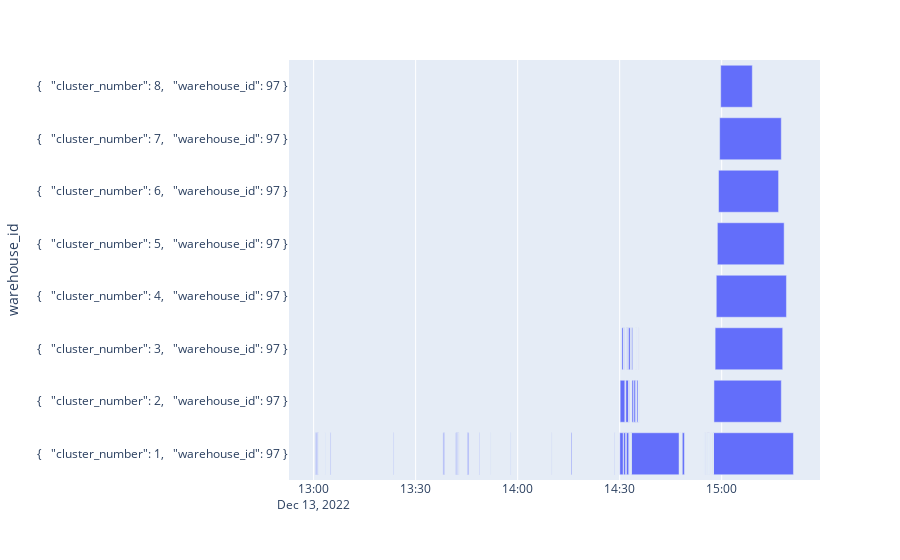

The code cell stored with this chart in its notebook:
### Code cell
import plotly.express as px
fig = px.timeline(cqe.sort_values('warehouse_id'), y='warehouse_id', x_start="era_start", x_end="era_end")
# fig.update_layout(
#     xaxis_range=[cqe.era_start.min(), cqe.era_end.max()]  # Specify your desired minimum and maximum range
# )
fig.show()

### Figure 1 — Plotly figure (JSON) as saved in the notebook; plotly's stock layout.template omitted (floating-point values rounded to 4 significant figures)
{"data": [{"alignmentgroup": "True", "base": ["2022-12-13T14:47:53.060000-08:00", "2022-12-13T13:01:24.050000-08:00", "2022-12-13T13:01:12.148000-08:00", "2022-12-13T14:47:54.836000-08:00", "2022-12-13T14:28:27.080000-08:00", "2022-12-13T14:48:23.537000-08:00", "2022-12-13T14:31:45.222000-08:00", "2022-12-13T14:30:02.203000-08:00", "2022-12-13T14:47:46.089000-08:00", "2022-12-13T13:48:37.718000-08:00", "2022-12-13T13:41:58.149000-08:00", "2022-12-13T14:56:13.636000-08:00", "2022-12-13T13:45:34.112000-08:00", "2022-12-13T14:32:54.124000-08:00", "2022-12-13T13:01:00.075000-08:00", "2022-12-13T13:00:33.776000-08:00", "2022-12-13T14:55:54.508000-08:00", "2022-12-13T14:55:24.069000-08:00", "2022-12-13T14:33:16.377000-08:00", "2022-12-13T14:32:42.859000-08:00", "2022-12-13T13:42:10.847000-08:00", "2022-12-13T14:57:01.991000-08:00", "2022-12-13T14:57:00.300000-08:00", "2022-12-13T14:56:28.043000-08:00", "2022-12-13T13:38:19.102000-08:00", "2022-12-13T14:31:06.572000-08:00", "2022-12-13T14:57:01.178000-08:00", "2022-12-13T14:31:06.553000-08:00", "2022-12-13T13:52:01.119000-08:00", "2022-12-13T13:48:39.193000-08:00", "2022-12-13T13:45:13.104000-08:00", "2022-12-13T13:41:48.154000-08:00", "2022-12-13T13:42:40.023000-08:00", "2022-12-13T13:42:27.021000-08:00", "2022-12-13T13:01:18.151000-08:00", "2022-12-13T14:57:02.830000-08:00", "2022-12-13T14:47:48.405000-08:00", "2022-12-13T14:15:42.983000-08:00", "2022-12-13T14:57:30.052000-08:00", "2022-12-13T14:33:27.122000-08:00", "2022-12-13T14:31:46.343000-08:00", "2022-12-13T13:04:53.690000-08:00", "2022-12-13T14:57:34.755000-08:00", "2022-12-13T14:57:00.630000-08:00", "2022-12-13T14:55:17.928000-08:00", "2022-12-13T14:56:10.513000-08:00", "2022-12-13T14:32:51.325000-08:00", "2022-12-13T14:31:54.832000-08:00", "2022-12-13T14:55:47.725000-08:00", "2022-12-13T14:47:54.160000-08:00", "2022-12-13T13:00:44.766000-08:00", "2022-12-13T14:57:03.027000-08:00", "2022-12-13T14:31:47.589000-08:00", "2022-12-13T14:10:01.806000-08:00", "2022-12-13T14:47:46.852000-08:00", "2022-12-13T14:33:20.399000-08:00", "2022-12-13T13:45:06.483000-08:00", "2022-12-13T14:57:01.356000-08:00", "2022-12-13T14:56:25.927000-08:00", "2022-12-13T14:33:00.976000-08:00", "2022-12-13T13:01:22.475000-08:00", "2022-12-13T13:57:50.845000-08:00", "2022-12-13T14:31:48.007000-08:00", "2022-12-13T14:56:06.631000-08:00", "2022-12-13T14:57:02.223000-08:00", "2022-12-13T14:31:06.824000-08:00", "2022-12-13T14:55:58.026000-08:00", "2022-12-13T14:57:30.922000-08:00", "2022-12-13T14:33:16.802000-08:00", "2022-12-13T14:56:02.634000-08:00", "2022-12-13T13:23:23.758000-08:00", "2022-12-13T14:56:19.796000-08:00", "2022-12-13T13:42:38.872000-08:00", "2022-12-13T13:42:24.158000-08:00", "2022-12-13T14:33:09.775000-08:00", "2022-12-13T14:56:20.912000-08:00", "2022-12-13T14:33:17.007000-08:00", "2022-12-13T14:47:49.368000-08:00", "2022-12-13T14:54:52.891000-08:00", "2022-12-13T13:38:01.710000-08:00", "2022-12-13T13:03:21.463000-08:00", "2022-12-13T14:57:33.408000-08:00", "2022-12-13T14:56:22.933000-08:00", "2022-12-13T14:48:14.426000-08:00", "2022-12-13T13:01:02.813000-08:00", "2022-12-13T14:56:05.707000-08:00", "2022-12-13T14:31:09.032000-08:00", "2022-12-13T13:38:20.563000-08:00", "2022-12-13T14:34:56.861000-08:00", "2022-12-13T14:32:42.897000-08:00", "2022-12-13T14:35:24.699000-08:00", "2022-12-13T14:35:36.778000-08:00", "2022-12-13T14:34:48.162000-08:00", "2022-12-13T14:31:48.399000-08:00", "2022-12-13T14:32:37.041000-08:00", "2022-12-13T14:34:47.434000-08:00", "2022-12-13T14:30:08.577000-08:00", "2022-12-13T14:31:38.137000-08:00", "2022-12-13T14:34:33.695000-08:00", "2022-12-13T14:35:36.696000-08:00", "2022-12-13T14:33:36.650000-08:00", "2022-12-13T14:35:36.825000-08:00", "2022-12-13T14:57:43.461000-08:00", "2022-12-13T14:34:08.046000-08:00", "2022-12-13T14:31:06.553000-08:00", "2022-12-13T14:30:39.606000-08:00", "2022-12-13T14:58:04.224000-08:00", "2022-12-13T14:31:10.597000-08:00", "2022-12-13T14:33:30.775000-08:00", "2022-12-13T14:31:28.147000-08:00", "2022-12-13T14:31:51.382000-08:00", "2022-12-13T14:34:47.895000-08:00", "2022-12-13T14:32:07.534000-08:00", "2022-12-13T14:32:37.457000-08:00", "2022-12-13T14:32:18.352000-08:00", "2022-12-13T14:34:48.329000-08:00", "2022-12-13T14:31:57.684000-08:00", "2022-12-13T14:34:48.266000-08:00", "2022-12-13T14:35:36.795000-08:00", "2022-12-13T14:32:00.694000-08:00", "2022-12-13T14:33:16.796000-08:00", "2022-12-13T14:32:10.695000-08:00", "2022-12-13T14:58:24.415000-08:00", "2022-12-13T14:58:43.586000-08:00", "2022-12-13T14:59:04.545000-08:00", "2022-12-13T14:59:23.540000-08:00", "2022-12-13T14:59:42.444000-08:00"], "hovertemplate": "era_start=%{base}<br>era_end=%{x}<br>warehouse_id=%{y}<extra></extra>", "legendgroup": "", "marker": {"color": "#636efa", "pattern": {"shape": ""}}, "name": "", "offsetgroup": "", "orientation": "h", "showlegend": false, "textposition": "auto", "type": "bar", "x": [486, 1527, 3199, 277, 5341, 38624, 1051, 63107, 333, 38, 12356, 819, 3850, 1174, 2017, 8866, 540, 725, 416, 5753, 9825, 54, 59, 360, 14, 13, 43, 13, 2194, 5671, 20685, 7921, 2439, 10961, 3358, 40, 593, 12844, 552, 840725, 546, 8281, 1411329, 312, 1934, 2695, 832, 44671, 1799, 292, 11897, 313, 238, 2205, 385, 5870, 2813, 428, 548, 7025, 11, 3923, 5110, 612, 396, 31, 1154, 635, 12, 302, 6295, 553, 13, 2321, 2339, 620, 13, 335, 1031, 15434, 1118, 1228, 726, 249, 7921, 466, 33358, 8685, 27123, 6179, 9165, 11, 191, 46577, 3438, 595, 83165, 4399, 10960, 9, 24529, 14, 1188394, 24938, 12, 26557, 1192227, 312, 17532, 4445, 24, 96, 1485, 29401, 12368, 1490, 1385, 10, 1541, 5043, 955, 2284, 1238165, 1178275, 1059121, 1088014, 557982], "xaxis": "x", "y": ["{\n  \"cluster_number\": 1,\n  \"warehouse_id\": 97\n}", "{\n  \"cluster_number\": 1,\n  \"warehouse_id\": 97\n}", "{\n  \"cluster_number\": 1,\n  \"warehouse_id\": 97\n}", "{\n  \"cluster_number\": 1,\n  \"warehouse_id\": 97\n}", "{\n  \"cluster_number\": 1,\n  \"warehouse_id\": 97\n}", "{\n  \"cluster_number\": 1,\n  \"warehouse_id\": 97\n}", "{\n  \"cluster_number\": 1,\n  \"warehouse_id\": 97\n}", "{\n  \"cluster_number\": 1,\n  \"warehouse_id\": 97\n}", "{\n  \"cluster_number\": 1,\n  \"warehouse_id\": 97\n}", "{\n  \"cluster_number\": 1,\n  \"warehouse_id\": 97\n}", "{\n  \"cluster_number\": 1,\n  \"warehouse_id\": 97\n}", "{\n  \"cluster_number\": 1,\n  \"warehouse_id\": 97\n}", "{\n  \"cluster_number\": 1,\n  \"warehouse_id\": 97\n}", "{\n  \"cluster_number\": 1,\n  \"warehouse_id\": 97\n}", "{\n  \"cluster_number\": 1,\n  \"warehouse_id\": 97\n}", "{\n  \"cluster_number\": 1,\n  \"warehouse_id\": 97\n}", "{\n  \"cluster_number\": 1,\n  \"warehouse_id\": 97\n}", "{\n  \"cluster_number\": 1,\n  \"warehouse_id\": 97\n}", "{\n  \"cluster_number\": 1,\n  \"warehouse_id\": 97\n}", "{\n  \"cluster_number\": 1,\n  \"warehouse_id\": 97\n}", "{\n  \"cluster_number\": 1,\n  \"warehouse_id\": 97\n}", "{\n  \"cluster_number\": 1,\n  \"warehouse_id\": 97\n}", "{\n  \"cluster_number\": 1,\n  \"warehouse_id\": 97\n}", "{\n  \"cluster_number\": 1,\n  \"warehouse_id\": 97\n}", "{\n  \"cluster_number\": 1,\n  \"warehouse_id\": 97\n}", "{\n  \"cluster_number\": 1,\n  \"warehouse_id\": 97\n}", "{\n  \"cluster_number\": 1,\n  \"warehouse_id\": 97\n}", "{\n  \"cluster_number\": 1,\n  \"warehouse_id\": 97\n}", "{\n  \"cluster_number\": 1,\n  \"warehouse_id\": 97\n}", "{\n  \"cluster_number\": 1,\n  \"warehouse_id\": 97\n}", "{\n  \"cluster_number\": 1,\n  \"warehouse_id\": 97\n}", "{\n  \"cluster_number\": 1,\n  \"warehouse_id\": 97\n}", "{\n  \"cluster_number\": 1,\n  \"warehouse_id\": 97\n}", "{\n  \"cluster_number\": 1,\n  \"warehouse_id\": 97\n}", "{\n  \"cluster_number\": 1,\n  \"warehouse_id\": 97\n}", "{\n  \"cluster_number\": 1,\n  \"warehouse_id\": 97\n}", "{\n  \"cluster_number\": 1,\n  \"warehouse_id\": 97\n}", "{\n  \"cluster_number\": 1,\n  \"warehouse_id\": 97\n}", "{\n  \"cluster_number\": 1,\n  \"warehouse_id\": 97\n}", "{\n  \"cluster_number\": 1,\n  \"warehouse_id\": 97\n}", "{\n  \"cluster_number\": 1,\n  \"warehouse_id\": 97\n}", "{\n  \"cluster_number\": 1,\n  \"warehouse_id\": 97\n}", "{\n  \"cluster_number\": 1,\n  \"warehouse_id\": 97\n}", "{\n  \"cluster_number\": 1,\n  \"warehouse_id\": 97\n}", "{\n  \"cluster_number\": 1,\n  \"warehouse_id\": 97\n}", "{\n  \"cluster_number\": 1,\n  \"warehouse_id\": 97\n}", "{\n  \"cluster_number\": 1,\n  \"warehouse_id\": 97\n}", "{\n  \"cluster_number\": 1,\n  \"warehouse_id\": 97\n}", "{\n  \"cluster_number\": 1,\n  \"warehouse_id\": 97\n}", "{\n  \"cluster_number\": 1,\n  \"warehouse_id\": 97\n}", "{\n  \"cluster_number\": 1,\n  \"warehouse_id\": 97\n}", "{\n  \"cluster_number\": 1,\n  \"warehouse_id\": 97\n}", "{\n  \"cluster_number\": 1,\n  \"warehouse_id\": 97\n}", "{\n  \"cluster_number\": 1,\n  \"warehouse_id\": 97\n}", "{\n  \"cluster_number\": 1,\n  \"warehouse_id\": 97\n}", "{\n  \"cluster_number\": 1,\n  \"warehouse_id\": 97\n}", "{\n  \"cluster_number\": 1,\n  \"warehouse_id\": 97\n}", "{\n  \"cluster_number\": 1,\n  \"warehouse_id\": 97\n}", "{\n  \"cluster_number\": 1,\n  \"warehouse_id\": 97\n}", "{\n  \"cluster_number\": 1,\n  \"warehouse_id\": 97\n}", "{\n  \"cluster_number\": 1,\n  \"warehouse_id\": 97\n}", "{\n  \"cluster_number\": 1,\n  \"warehouse_id\": 97\n}", "{\n  \"cluster_number\": 1,\n  \"warehouse_id\": 97\n}", "{\n  \"cluster_number\": 1,\n  \"warehouse_id\": 97\n}", "{\n  \"cluster_number\": 1,\n  \"warehouse_id\": 97\n}", "{\n  \"cluster_number\": 1,\n  \"warehouse_id\": 97\n}", "{\n  \"cluster_number\": 1,\n  \"warehouse_id\": 97\n}", "{\n  \"cluster_number\": 1,\n  \"warehouse_id\": 97\n}", "{\n  \"cluster_number\": 1,\n  \"warehouse_id\": 97\n}", "{\n  \"cluster_number\": 1,\n  \"warehouse_id\": 97\n}", "{\n  \"cluster_number\": 1,\n  \"warehouse_id\": 97\n}", "{\n  \"cluster_number\": 1,\n  \"warehouse_id\": 97\n}", "{\n  \"cluster_number\": 1,\n  \"warehouse_id\": 97\n}", "{\n  \"cluster_number\": 1,\n  \"warehouse_id\": 97\n}", "{\n  \"cluster_number\": 1,\n  \"warehouse_id\": 97\n}", "{\n  \"cluster_number\": 1,\n  \"warehouse_id\": 97\n}", "{\n  \"cluster_number\": 1,\n  \"warehouse_id\": 97\n}", "{\n  \"cluster_number\": 1,\n  \"warehouse_id\": 97\n}", "{\n  \"cluster_number\": 1,\n  \"warehouse_id\": 97\n}", "{\n  \"cluster_number\": 1,\n  \"warehouse_id\": 97\n}", "{\n  \"cluster_number\": 1,\n  \"warehouse_id\": 97\n}", "{\n  \"cluster_number\": 1,\n  \"warehouse_id\": 97\n}", "{\n  \"cluster_number\": 1,\n  \"warehouse_id\": 97\n}", "{\n  \"cluster_number\": 1,\n  \"warehouse_id\": 97\n}", "{\n  \"cluster_number\": 1,\n  \"warehouse_id\": 97\n}", "{\n  \"cluster_number\": 1,\n  \"warehouse_id\": 97\n}", "{\n  \"cluster_number\": 1,\n  \"warehouse_id\": 97\n}", "{\n  \"cluster_number\": 1,\n  \"warehouse_id\": 97\n}", "{\n  \"cluster_number\": 2,\n  \"warehouse_id\": 97\n}", "{\n  \"cluster_number\": 2,\n  \"warehouse_id\": 97\n}", "{\n  \"cluster_number\": 2,\n  \"warehouse_id\": 97\n}", "{\n  \"cluster_number\": 2,\n  \"warehouse_id\": 97\n}", "{\n  \"cluster_number\": 2,\n  \"warehouse_id\": 97\n}", "{\n  \"cluster_number\": 2,\n  \"warehouse_id\": 97\n}", "{\n  \"cluster_number\": 2,\n  \"warehouse_id\": 97\n}", "{\n  \"cluster_number\": 2,\n  \"warehouse_id\": 97\n}", "{\n  \"cluster_number\": 2,\n  \"warehouse_id\": 97\n}", "{\n  \"cluster_number\": 2,\n  \"warehouse_id\": 97\n}", "{\n  \"cluster_number\": 2,\n  \"warehouse_id\": 97\n}", "{\n  \"cluster_number\": 2,\n  \"warehouse_id\": 97\n}", "{\n  \"cluster_number\": 2,\n  \"warehouse_id\": 97\n}", "{\n  \"cluster_number\": 2,\n  \"warehouse_id\": 97\n}", "{\n  \"cluster_number\": 2,\n  \"warehouse_id\": 97\n}", "{\n  \"cluster_number\": 2,\n  \"warehouse_id\": 97\n}", "{\n  \"cluster_number\": 3,\n  \"warehouse_id\": 97\n}", "{\n  \"cluster_number\": 3,\n  \"warehouse_id\": 97\n}", "{\n  \"cluster_number\": 3,\n  \"warehouse_id\": 97\n}", "{\n  \"cluster_number\": 3,\n  \"warehouse_id\": 97\n}", "{\n  \"cluster_number\": 3,\n  \"warehouse_id\": 97\n}", "{\n  \"cluster_number\": 3,\n  \"warehouse_id\": 97\n}", "{\n  \"cluster_number\": 3,\n  \"warehouse_id\": 97\n}", "{\n  \"cluster_number\": 3,\n  \"warehouse_id\": 97\n}", "{\n  \"cluster_number\": 3,\n  \"warehouse_id\": 97\n}", "{\n  \"cluster_number\": 3,\n  \"warehouse_id\": 97\n}", "{\n  \"cluster_number\": 3,\n  \"warehouse_id\": 97\n}", "{\n  \"cluster_number\": 3,\n  \"warehouse_id\": 97\n}", "{\n  \"cluster_number\": 3,\n  \"warehouse_id\": 97\n}", "{\n  \"cluster_number\": 3,\n  \"warehouse_id\": 97\n}", "{\n  \"cluster_number\": 3,\n  \"warehouse_id\": 97\n}", "{\n  \"cluster_number\": 3,\n  \"warehouse_id\": 97\n}", "{\n  \"cluster_number\": 3,\n  \"warehouse_id\": 97\n}", "{\n  \"cluster_number\": 3,\n  \"warehouse_id\": 97\n}", "{\n  \"cluster_number\": 4,\n  \"warehouse_id\": 97\n}", "{\n  \"cluster_number\": 5,\n  \"warehouse_id\": 97\n}", "{\n  \"cluster_number\": 6,\n  \"warehouse_id\": 97\n}", "{\n  \"cluster_number\": 7,\n  \"warehouse_id\": 97\n}", "{\n  \"cluster_number\": 8,\n  \"warehouse_id\": 97\n}"], "yaxis": "y"}], "layout": {"autosize": true, "barmode": "overlay", "legend": {"tracegroupgap": 0}, "margin": {"t": 60}, "xaxis": {"anchor": "y", "autorange": true, "domain": [0, 1], "range": ["2022-12-13 12:52:45.3144", "2022-12-13 15:28:54.5456"], "type": "date"}, "yaxis": {"anchor": "x", "autorange": true, "domain": [0, 1], "range": [-0.5, 7.5], "title": {"text": "warehouse_id"}, "type": "category"}}}
